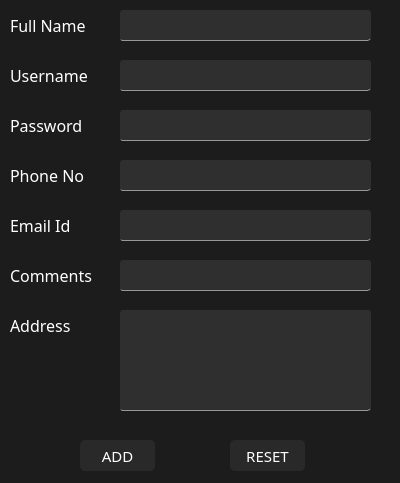
<?xml version="1.0" encoding="UTF-8"?>
<ui version="4.0">
 <class>AddUser</class>
 <widget class="QDialog" name="AddUser">
  <property name="windowModality">
   <enum>Qt::WindowModal</enum>
  </property>
  <property name="geometry">
   <rect>
    <x>0</x>
    <y>0</y>
    <width>400</width>
    <height>483</height>
   </rect>
  </property>
  <property name="sizePolicy">
   <sizepolicy hsizetype="Preferred" vsizetype="Preferred">
    <horstretch>0</horstretch>
    <verstretch>0</verstretch>
   </sizepolicy>
  </property>
  <property name="minimumSize">
   <size>
    <width>400</width>
    <height>483</height>
   </size>
  </property>
  <property name="maximumSize">
   <size>
    <width>400</width>
    <height>483</height>
   </size>
  </property>
  <property name="windowTitle">
   <string>Add User</string>
  </property>
  <property name="styleSheet">
   <string notr="true">QWidget{
	background-color: #1C1C1C;
}

QLineEdit{
	background-color: #2F2F2F;
	border-radius: 3px;
	color: white;
	border-bottom: 1px;
	border-style: solid;
	border-color: #979797;
}

QLineEdit:focus{
	border-color: #60CDFF;
}

QPushButton
{
    color: white;
    font-size: 15px;
    background-color: #292929;
    border-radius: 5px;
    font-family: &quot;Noto Sans&quot;
}

QPushButton::hover{ 
    background-color: #2F2F2F;
}

QPushButton:pressed{
    border-width: 1px;
    border-style: solid;
	border-color: white;
}

QLabel
{
    color: white;
	font-size: 16px;
    font-family: &quot;Noto Sans&quot;;l
    border-radius: 5px;
}</string>
  </property>
  <property name="inputMethodHints">
   <set>Qt::ImhExclusiveInputMask</set>
  </property>
  <widget class="QPushButton" name="btnAdd">
   <property name="geometry">
    <rect>
     <x>80</x>
     <y>440</y>
     <width>75</width>
     <height>31</height>
    </rect>
   </property>
   <property name="font">
    <font>
     <family>Noto Sans</family>
     <pointsize>-1</pointsize>
    </font>
   </property>
   <property name="text">
    <string>ADD</string>
   </property>
  </widget>
  <widget class="QLabel" name="FullName">
   <property name="geometry">
    <rect>
     <x>10</x>
     <y>10</y>
     <width>101</width>
     <height>31</height>
    </rect>
   </property>
   <property name="font">
    <font>
     <family>Noto Sans</family>
     <pointsize>-1</pointsize>
    </font>
   </property>
   <property name="styleSheet">
    <string notr="true"/>
   </property>
   <property name="text">
    <string>Full Name</string>
   </property>
  </widget>
  <widget class="QLineEdit" name="txtFullName">
   <property name="geometry">
    <rect>
     <x>120</x>
     <y>10</y>
     <width>251</width>
     <height>31</height>
    </rect>
   </property>
   <property name="font">
    <font>
     <pointsize>11</pointsize>
    </font>
   </property>
   <property name="text">
    <string/>
   </property>
  </widget>
  <widget class="QLineEdit" name="txtUsername">
   <property name="geometry">
    <rect>
     <x>120</x>
     <y>60</y>
     <width>251</width>
     <height>31</height>
    </rect>
   </property>
   <property name="font">
    <font>
     <pointsize>11</pointsize>
    </font>
   </property>
   <property name="text">
    <string/>
   </property>
  </widget>
  <widget class="QLabel" name="Username">
   <property name="geometry">
    <rect>
     <x>10</x>
     <y>60</y>
     <width>91</width>
     <height>31</height>
    </rect>
   </property>
   <property name="font">
    <font>
     <family>Noto Sans</family>
     <pointsize>-1</pointsize>
    </font>
   </property>
   <property name="text">
    <string>Username</string>
   </property>
  </widget>
  <widget class="QLabel" name="DOP">
   <property name="geometry">
    <rect>
     <x>10</x>
     <y>160</y>
     <width>91</width>
     <height>31</height>
    </rect>
   </property>
   <property name="font">
    <font>
     <family>Noto Sans</family>
     <pointsize>-1</pointsize>
    </font>
   </property>
   <property name="text">
    <string>Phone No</string>
   </property>
  </widget>
  <widget class="QLineEdit" name="txtEmailId">
   <property name="geometry">
    <rect>
     <x>120</x>
     <y>210</y>
     <width>251</width>
     <height>31</height>
    </rect>
   </property>
   <property name="font">
    <font>
     <pointsize>11</pointsize>
    </font>
   </property>
   <property name="text">
    <string/>
   </property>
  </widget>
  <widget class="QLabel" name="EmailId">
   <property name="geometry">
    <rect>
     <x>10</x>
     <y>210</y>
     <width>91</width>
     <height>31</height>
    </rect>
   </property>
   <property name="font">
    <font>
     <family>Noto Sans</family>
     <pointsize>-1</pointsize>
    </font>
   </property>
   <property name="text">
    <string>Email Id</string>
   </property>
  </widget>
  <widget class="QLineEdit" name="txtAddress">
   <property name="geometry">
    <rect>
     <x>120</x>
     <y>310</y>
     <width>251</width>
     <height>101</height>
    </rect>
   </property>
   <property name="font">
    <font>
     <pointsize>11</pointsize>
    </font>
   </property>
   <property name="text">
    <string/>
   </property>
   <property name="alignment">
    <set>Qt::AlignLeading|Qt::AlignLeft|Qt::AlignTop</set>
   </property>
  </widget>
  <widget class="QLabel" name="Address">
   <property name="geometry">
    <rect>
     <x>10</x>
     <y>310</y>
     <width>81</width>
     <height>31</height>
    </rect>
   </property>
   <property name="font">
    <font>
     <family>Noto Sans</family>
     <pointsize>-1</pointsize>
    </font>
   </property>
   <property name="text">
    <string>Address</string>
   </property>
  </widget>
  <widget class="QLineEdit" name="txtPassword">
   <property name="geometry">
    <rect>
     <x>120</x>
     <y>110</y>
     <width>251</width>
     <height>31</height>
    </rect>
   </property>
   <property name="font">
    <font>
     <pointsize>11</pointsize>
    </font>
   </property>
   <property name="text">
    <string/>
   </property>
  </widget>
  <widget class="QLabel" name="Password">
   <property name="geometry">
    <rect>
     <x>10</x>
     <y>110</y>
     <width>91</width>
     <height>31</height>
    </rect>
   </property>
   <property name="font">
    <font>
     <family>Noto Sans</family>
     <pointsize>-1</pointsize>
    </font>
   </property>
   <property name="text">
    <string>Password</string>
   </property>
  </widget>
  <widget class="QLabel" name="Comments">
   <property name="geometry">
    <rect>
     <x>10</x>
     <y>260</y>
     <width>101</width>
     <height>31</height>
    </rect>
   </property>
   <property name="font">
    <font>
     <family>Noto Sans</family>
     <pointsize>-1</pointsize>
    </font>
   </property>
   <property name="text">
    <string>Comments</string>
   </property>
   <property name="textFormat">
    <enum>Qt::AutoText</enum>
   </property>
   <property name="alignment">
    <set>Qt::AlignLeading|Qt::AlignLeft|Qt::AlignVCenter</set>
   </property>
  </widget>
  <widget class="QLineEdit" name="txtComments">
   <property name="geometry">
    <rect>
     <x>120</x>
     <y>260</y>
     <width>251</width>
     <height>31</height>
    </rect>
   </property>
   <property name="font">
    <font>
     <pointsize>11</pointsize>
    </font>
   </property>
   <property name="text">
    <string/>
   </property>
  </widget>
  <widget class="QLineEdit" name="txtPhoneNo">
   <property name="geometry">
    <rect>
     <x>120</x>
     <y>160</y>
     <width>251</width>
     <height>31</height>
    </rect>
   </property>
   <property name="font">
    <font>
     <pointsize>11</pointsize>
    </font>
   </property>
   <property name="text">
    <string/>
   </property>
  </widget>
  <widget class="QPushButton" name="btnReset">
   <property name="geometry">
    <rect>
     <x>230</x>
     <y>440</y>
     <width>75</width>
     <height>31</height>
    </rect>
   </property>
   <property name="font">
    <font>
     <family>Noto Sans</family>
     <pointsize>-1</pointsize>
    </font>
   </property>
   <property name="text">
    <string>RESET</string>
   </property>
  </widget>
 </widget>
 <resources/>
 <connections/>
</ui>
